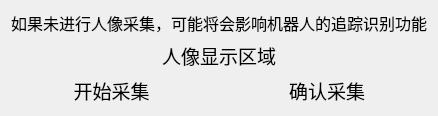
                  <widget class="QWidget" name="scrollAreaWidgetContents_9">
                   <property name="geometry">
                    <rect>
                     <x>0</x>
                     <y>0</y>
                     <width>434</width>
                     <height>102</height>
                    </rect>
                   </property>
                   <layout class="QVBoxLayout" name="verticalLayout_26">
                    <item>
                     <widget class="QLabel" name="label_60">
                      <property name="font">
                       <font>
                        <pointsize>12</pointsize>
                       </font>
                      </property>
                      <property name="styleSheet">
                       <string notr="true"/>
                      </property>
                      <property name="text">
                       <string>如果未进行人像采集，可能将会影响机器人的追踪识别功能</string>
                      </property>
                      <property name="alignment">
                       <set>Qt::AlignLeading|Qt::AlignLeft|Qt::AlignVCenter</set>
                      </property>
                     </widget>
                    </item>
                    <item>
                     <layout class="QHBoxLayout" name="horizontalLayout_16">
                      <item>
                       <spacer name="horizontalSpacer_26">
                        <property name="orientation">
                         <enum>Qt::Horizontal</enum>
                        </property>
                        <property name="sizeHint" stdset="0">
                         <size>
                          <width>40</width>
                          <height>20</height>
                         </size>
                        </property>
                       </spacer>
                      </item>
                      <item>
                       <widget class="QLabel" name="portrait_label">
                        <property name="minimumSize">
                         <size>
                          <width>0</width>
                          <height>0</height>
                         </size>
                        </property>
                        <property name="maximumSize">
                         <size>
                          <width>400</width>
                          <height>180</height>
                         </size>
                        </property>
                        <property name="sizeIncrement">
                         <size>
                          <width>0</width>
                          <height>0</height>
                         </size>
                        </property>
                        <property name="font">
                         <font>
                          <pointsize>14</pointsize>
                         </font>
                        </property>
                        <property name="layoutDirection">
                         <enum>Qt::LeftToRight</enum>
                        </property>
                        <property name="styleSheet">
                         <string notr="true"/>
                        </property>
                        <property name="text">
                         <string>人像显示区域</string>
                        </property>
                        <property name="alignment">
                         <set>Qt::AlignCenter</set>
                        </property>
                       </widget>
                      </item>
                      <item>
                       <spacer name="horizontalSpacer_27">
                        <property name="orientation">
                         <enum>Qt::Horizontal</enum>
                        </property>
                        <property name="sizeHint" stdset="0">
                         <size>
                          <width>40</width>
                          <height>20</height>
                         </size>
                        </property>
                       </spacer>
                      </item>
                     </layout>
                    </item>
                    <item>
                     <layout class="QHBoxLayout" name="horizontalLayout_38">
                      <property name="spacing">
                       <number>15</number>
                      </property>
                      <item>
                       <widget class="QPushButton" name="start_collection_pushButton">
                        <property name="font">
                         <font>
                          <pointsize>14</pointsize>
                         </font>
                        </property>
                        <property name="cursor">
                         <cursorShape>PointingHandCursor</cursorShape>
                        </property>
                        <property name="styleSheet">
                         <string notr="true">border:none;</string>
                        </property>
                        <property name="text">
                         <string>开始采集</string>
                        </property>
                       </widget>
                      </item>
                      <item>
                       <widget class="QPushButton" name="confirm_collection_pushButton">
                        <property name="font">
                         <font>
                          <pointsize>14</pointsize>
                         </font>
                        </property>
                        <property name="cursor">
                         <cursorShape>PointingHandCursor</cursorShape>
                        </property>
                        <property name="styleSheet">
                         <string notr="true">border:none;</string>
                        </property>
                        <property name="text">
                         <string>确认采集</string>
                        </property>
                       </widget>
                      </item>
                     </layout>
                    </item>
                   </layout>
                  </widget>
